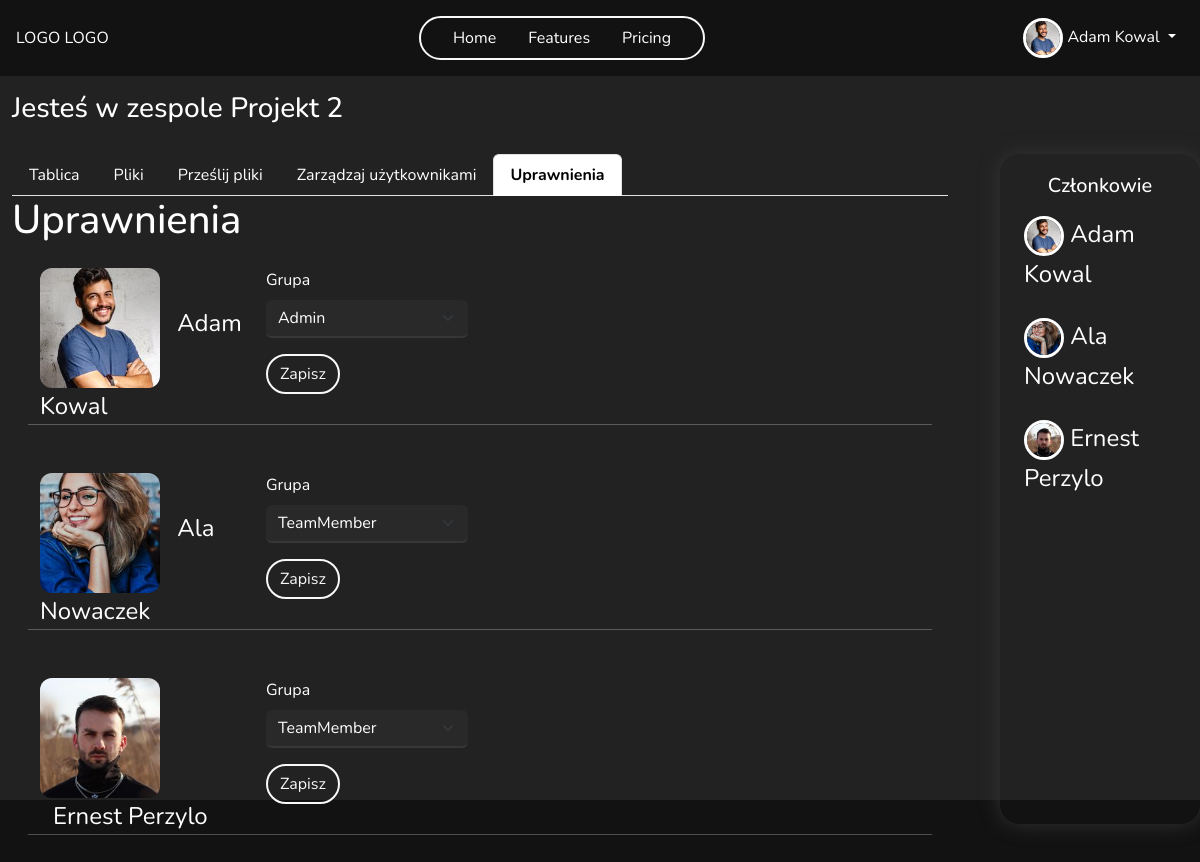
/team/4/permission (signed in), run on the app's committed database.
### main/models.py (models this page shows, shortened)
class Profile(models.Model):
    user = models.OneToOneField(User, on_delete=models.CASCADE)
    image = models.ImageField(default='default.jpg', upload_to=UniqueFileName('profile_pics'))
    bio = models.TextField(max_length=500, blank=True, null=True)
    country = CountryField(default = 'PL')
    age = models.PositiveSmallIntegerField(blank=True, null=True)
    phone_number = models.CharField(max_length=20, blank=True, null=True)
    website = models.CharField(max_length=255, blank=True, null=True)

class Team(models.Model):
    name = models.CharField(max_length=255)
    founder = models.ForeignKey(User, on_delete=models.CASCADE, related_name='team_founder')
    members = models.ManyToManyField(User, through='TeamMembership', related_name='team_member', blank=True)
    key = models.OneToOneField(Key, on_delete=models.SET_NULL, null=True, blank=True, related_name='team_key', unique=True)
    def get_members(self):
        return TeamMembership.objects.filter(team=self)
    class Meta:
        permissions = [
            ("add_new_member", "Can add new team memeber"),
            ("delete_member", "Can delete team memeber"),
            ("manage_perms", "Can manage all permission in team")
        ]

class TeamMembership(models.Model):
    user = models.ForeignKey(User, on_delete=models.CASCADE)
    team = models.ForeignKey(Team, on_delete=models.CASCADE)
    groups = models.ManyToManyField(Group)
    def get_fullname_member(self):
        return f'{self.user.get_full_name()}'

### main/views.py (the view)
# urls.py: path('team/<int:id>/permission', views.team_permission, name='team_permission'),
@login_required
def team_permission(request, id):
    team, members = get_team_and_members(id)
    if request.user.is_authenticated:
        user = request.user
        user_permissions = get_user_perms(user, team)
    users = User.objects.filter(is_superuser=False, teammembership__team=team).distinct()
    if request.method == 'POST':
        forms = [EditUserPermission(team, user, request.POST, prefix=str(user.id)) for user in users]
        for form in forms:
            if form.is_valid():
                user_id = form.prefix
                user = get_object_or_404(User, pk=user_id)
                group = form.cleaned_data.get('groups')
                team_membership = TeamMembership.objects.filter(user=user, team=team).first()
                if team_membership:
                    team_membership.groups.set([group]) if group else team_membership.groups.clear()
                    team_membership.save()
                    messages.success(request, f'Grupa użytkownika {user.get_full_name()} została pomyślnie zmieniona!')
                return redirect('team_permission', id=team.id)
    else:
        forms = [EditUserPermission(team, user, prefix=str(user.id)) for user in users]
    context = {'team':team, 'forms':forms, 'members': members, 'user':user, 'user_permissions':user_permissions}
    return render(request, 'teams/team_permission.html', context=context)

### main/permission_tools.py (called while the page is built)
def get_user_perms(user, team):
    team_membership = TeamMembership.objects.filter(user=user, team=team).first()
    user_permissions = []
    if team_membership:
        group = team_membership.groups.first()
        if group:
            user_permissions += list(group.permissions.values_list('codename', flat=True))
    return user_permissions

### main/views.py (called while the page is built)
def get_team_and_members(id):
    team = get_object_or_404(Team, pk=id)
    members = team.get_members()
    return team, members

### main/templates/teams/team_permission.html (shortened to what this page needs)
{% extends "teams/team_detail.html" %}
{% load crispy_forms_tags %}
{% block navbar %}
    {% include 'main/navbar.html' %}
{% endblock navbar %}
{% block team-content %}
<h1>Uprawnienia</h1>
    <div class="container-fluid div-perms">
        {% for user_form in forms %}
        <div class="row p-3">
            <div class="col-3">
                <img src="{{ user_form.fields.image.initial }}" class="img-profile-perms">
                <span  class="user-name-perms">{{ user_form.fields.full_name.initial }}</span>
            </div>
            <div class="col-3 mb-4">
                <form method="post">
                    {{ user_form|crispy }}
                    <button type="submit" class="btn btn-outline-light border-2 rounded-pill">Zapisz</button>
                </form>
            </div>
            <hr>
        </div>
        {% endfor %}
    </div>
{% endblock %}

### main/templates/teams/team_detail.html (shortened to what this page needs)
{% extends "main/base.html" %}
{% load crispy_forms_tags %}
{% block content %}
<div class="container-fluid team-container ">
  <h3 class="mt-3">Jesteś w zespole {{team.name}}</h3>
    <div class="row ">
        <div class="col-10 team-col">
            <ul class="nav nav-tabs">
                <li class="nav-item">
                  <a class="nav-link" aria-current="page" href="{% url 'team_board' team.id %}">Tablica</a>
                </li>
                <li class="nav-item">
                  <a class="nav-link" href="{% url 'team_files' team.id %}">Pliki</a>
                </li>
                <li class="nav-item">
                  <a class="nav-link" href="{% url 'team_add_file' team.id %}">Prześlij pliki</a>
                </li>
                {% if 'manage_perms' in user_permissions %}
                  <li class="nav-item">
                    <a class="nav-link" href="{% url 'team_members' team.id %}">Zarządzaj użytkownikami</a>
                  </li>
                  <li class="nav-item">
                    <a class="nav-link" href="{% url 'team_permission' team.id %}">Uprawnienia</a>
                  </li>
                  {% elif 'delete_member' in user_permissions and 'add_new_member' in user_permissions %}
                  <li class="nav-item">
                    <a class="nav-link" href="{% url 'team_members' team.id %}">Zarządzaj użytkownikami</a>
                  </li>
                {% endif %}
              </ul>
            <div class="team-content">
              {% block team-content %}{% endblock team-content %}
            </div>
        </div>
        <div class="col-2 members-col" >
            <h5 class="text-center ">Członkowie</h5>
          {% for member in members %}
            <div class="row d-flex align-items-center ">
                <div class="member-name d-flex justify-content-between ">
                    <div>
                      <img src="{{ member.user.profile.image.url }}" class="rounded-circle img-profile">
                      {{member.get_fullname_member}}
                    </div>
                </div>
            </div>
          {% endfor %}
        </div>
    </div>
</div>
{% endblock content %}

### main/templates/main/navbar.html (shortened to what this page needs)
<nav class="navbar navbar-expand-lg my-nav text-light justify-content-center position-relative p-3 z-3">
  <div class="d-flex justify-content-between w-100 align-items-center">
    <a class=" nav-link" href="/">LOGO LOGO</a>
    <ul class="navbar-nav mb-2 mb-lg-0 justify-content-center border border-2 border-light rounded-pill px-4 gap-3 ">
      <li class="nav-item">
        <a class="nav-link active" aria-current="page" href="{% url 'home' %}">Home</a>
      </li>
      <li class="nav-item">
        <a class="nav-link" href="#">Features</a>
      </li>
      <li class="nav-item">
        <a class="nav-link" href="#">Pricing</a>
      </li>
    </ul>
    <div class="navbar-nav ">
      {% if user.is_authenticated %}
          <div class="nav-item dropdown ml-auto">
            <a class="nav-link dropdown-toggle" href="#" role="button" data-bs-toggle="dropdown" aria-expanded="true">
              <img src="{{ user.profile.image.url }}" class="rounded-circle img-profile">
              {{ user.get_full_name }}
            </a>
          </div>
      {% else %}
      <a
        class="nav-link border border-2 border-light rounded-pill d-flex justify-content-center align-items-center gap-3 position-relative login-icon"
        href="{% url 'my-login' %}">Login<i class="fa-solid fa-user border border-2 border-light rounded-circle position-absolute button-icon"></i></a>
      {% endif %}
    </div>
  </div>
</nav>

### static/style/new.css (style rules this page uses)
* { padding: 0; margin: 0; box-sizing: border-box; font-family: 'Nunito', sans-serif; }
.bg { background-color: #121212 !important; color: white; }
.navbar { height: 76px !important; }
.nav-link { color: white !important; }
.img-profile { width: 40px ; height: 40px; object-fit: cover; border: 3px solid white; }

### static/style/profile.css (style rules this page uses)
.btn { cursor: pointer; }
.text-light { color: #babbbc !important; }

### static/style/team.css (style rules this page uses)
.team-container { height: calc(100vh - 76px); background-color: #222222; }
.team-col { border-radius: 20px; width: 80% !important; margin-right: 40px; padding: 20px; }
.nav-tabs .nav-link.active { color: black !important; font-weight: 700 !important; }
.members-col { box-shadow: 0 0 20px rgb(52, 52, 52) !important; max-height: 780px !important; border-radius: 20px; padding: 20px; overflow:auto; margin-top: 20px !important; max-height: 670px !important; overflow-y: auto ; }
.members-col .row { margin: 10px 10px 10px 0; }
.member-name { font-size: 24px; width: auto; padding: 8px; position: relative; }
form input, form select { background-color:#292929 !important; border: none !important; color: white !important; border-bottom: solid 2px #373737!important; }
.div-perms { height: 640px; overflow-y: auto; }
.img-profile-perms { width: 120px ; height: 120px; object-fit: cover; border-radius: 12px; }
.user-name-perms { margin-left: 13px; font-size: 24px; }

### data on the page
Team: name "Projekt 2"
TeamMembership: user.profile.image (picture), get_fullname_member "Adam Kowal"
TeamMembership: user.profile.image (picture), get_fullname_member "Ala Nowaczek"
TeamMembership: user.profile.image (picture), get_fullname_member "Ernest Perzylo"

### other printed values
{{ user.get_full_name }} "Adam Kowal"
{{ user_form.fields.full_name.initial }} "Adam Kowal" "Ala Nowaczek" "Ernest Perzylo"
